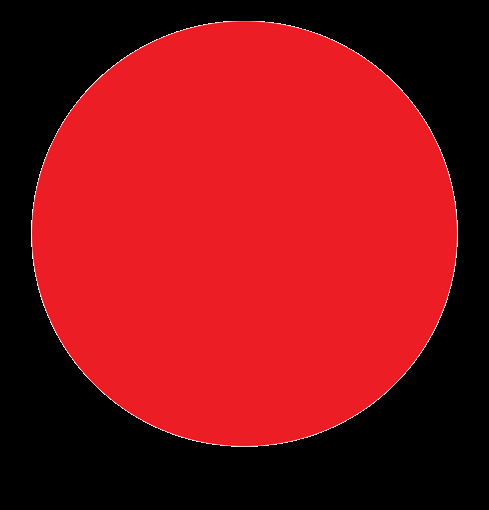
#> input picture images/circle.png, 489 x 510 px
$ python shapein.py
#> lines starting #> are read from the running program, lines starting #| are printed output that depends on the picture; after the words box and inside, x2 and y2 are one past the last pixel; in counts of white or black regions, pixels touching at a corner belong together
import cv2
import numpy as np
import matplotlib.pyplot as plt
from matplotlib.animation import FuncAnimation

def extract_shape(image):

    gray = cv2.cvtColor(image, cv2.COLOR_BGR2GRAY)
    _, threshold = cv2.threshold(gray, 127, 255, cv2.THRESH_BINARY)
    contours, _ = cv2.findContours(threshold, cv2.RETR_EXTERNAL, cv2.CHAIN_APPROX_SIMPLE)

    if len(contours) == 0:
        return None
    largest_contour = max(contours, key=cv2.contourArea)

    epsilon = 0.01 * cv2.arcLength(largest_contour, True)
    approx_shape = cv2.approxPolyDP(largest_contour, epsilon, True)

    shape = np.squeeze(approx_shape)
    return shape

def interpolate_shapes(shape1, shape2, t):
    n1, _ = shape1.shape
    n2, _ = shape2.shape
    if n1 < n2:
        shape1 = np.concatenate([shape1, [shape1[0]]])
    elif n2 < n1:
        shape2 = np.concatenate([shape2, [shape2[0]]])

    interpolated_shape = []

    # linear interpolation vertices
    for vertex1, vertex2 in zip(shape1, shape2):
        interpolated_vertex = (1 - t) * vertex1 + t * vertex2
        interpolated_shape.append(interpolated_vertex)

    return np.array(interpolated_shape)

image1_path = 'images/circle.png'
image2_path = 'images/star.png'

try:
    image1 = cv2.imread(image1_path)
#> image1 is the input picture: shape (510, 489, 3); mean B, G, R 22.1, 17.5, 135.9
    image2 = cv2.imread(image2_path)
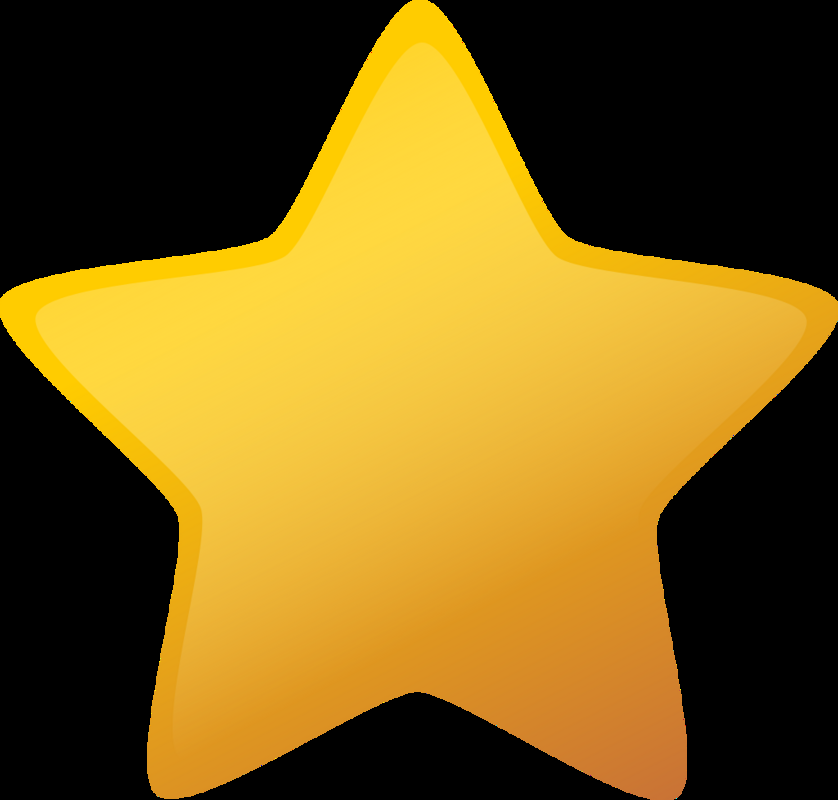
#> input picture images/star.png, 838 x 800 px
#> image2 is the input picture: shape (800, 838, 3); mean B, G, R 24.8, 94, 122.5
except Exception as e:
    print(f"Error reading images: {e}")
    exit(1)

if image1 is None or image2 is None:
    print("Failed to load images.")
    exit(1)

shape1 = extract_shape(image1)
#> in extract_shape, `gray = cv2.cvtColor(image, cv2.COLOR_BGR2GRAY)`:
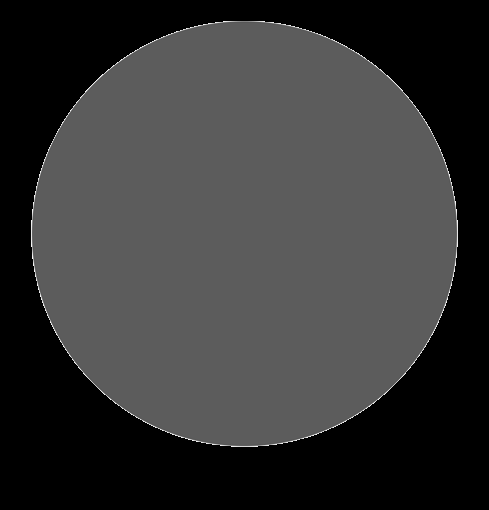
#> gray: shape (510, 489); min 0, max 251, mean 53.4
#> in extract_shape, `_, threshold = cv2.threshold(gray, 127, 255, cv2.THRESH_BINARY)`:
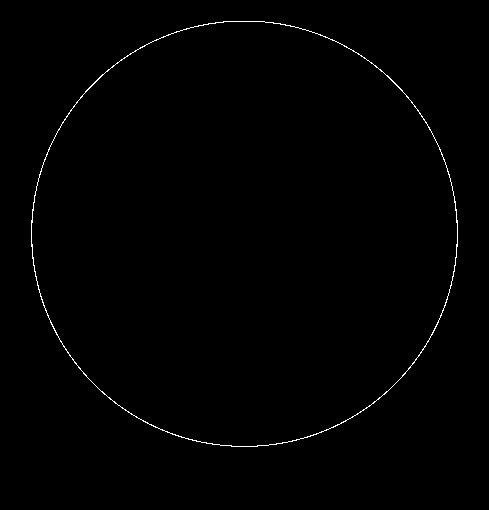
#> threshold: shape (510, 489); 0.58% white in thin lines or dots, all inside (x1, y1, x2, y2) = (31, 21, 458, 447)
#> in extract_shape, `contours, _ = cv2.findContours(threshold, cv2.RETR_EXTERNAL, cv2.CHAIN..`: contours = 1 contour; box (x1, y1, x2, y2) and area: (31, 21, 458, 447) 142370
#> in extract_shape, `largest_contour = max(contours, key=cv2.contourArea)`: largest_contour = contour of 604 points, box (x1, y1, x2, y2) (31, 21, 458, 447), area 142370
#> in extract_shape, `epsilon = 0.01 * cv2.arcLength(largest_contour, True)`: epsilon = 14.1
#> in extract_shape, `approx_shape = cv2.approxPolyDP(largest_contour, epsilon, True)`: approx_shape = contour of 16 points, box (x1, y1, x2, y2) (32, 21, 457, 446), area 139226
#> in extract_shape, `shape = np.squeeze(approx_shape)`: shape = 16 rows, first 8: [223, 21], [140, 47], [80, 97], [39, 174], [32, 258], [60, 341], [115, 403], [188, 439]
#> shape1 has the same summary as shape in extract_shape
shape2 = extract_shape(image2)
#> in extract_shape (call 2), `gray = cv2.cvtColor(image, cv2.COLOR_BGR2GRAY)`:
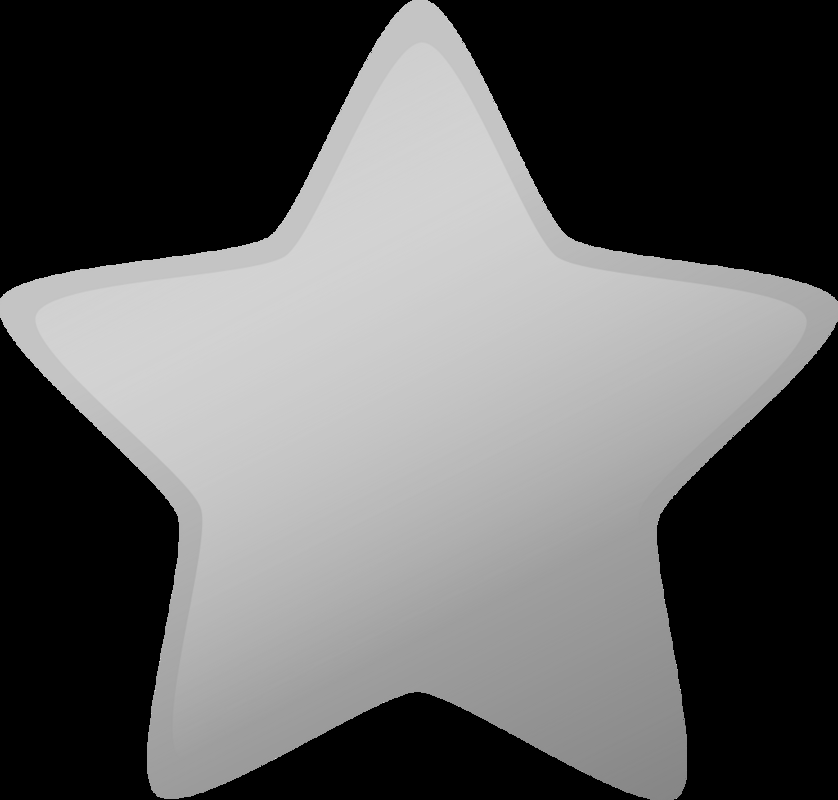
#> gray: shape (800, 838); min 0, max 226, mean 94.6
#> in extract_shape (call 2), `_, threshold = cv2.threshold(gray, 127, 255, cv2.THRESH_BINARY)`:
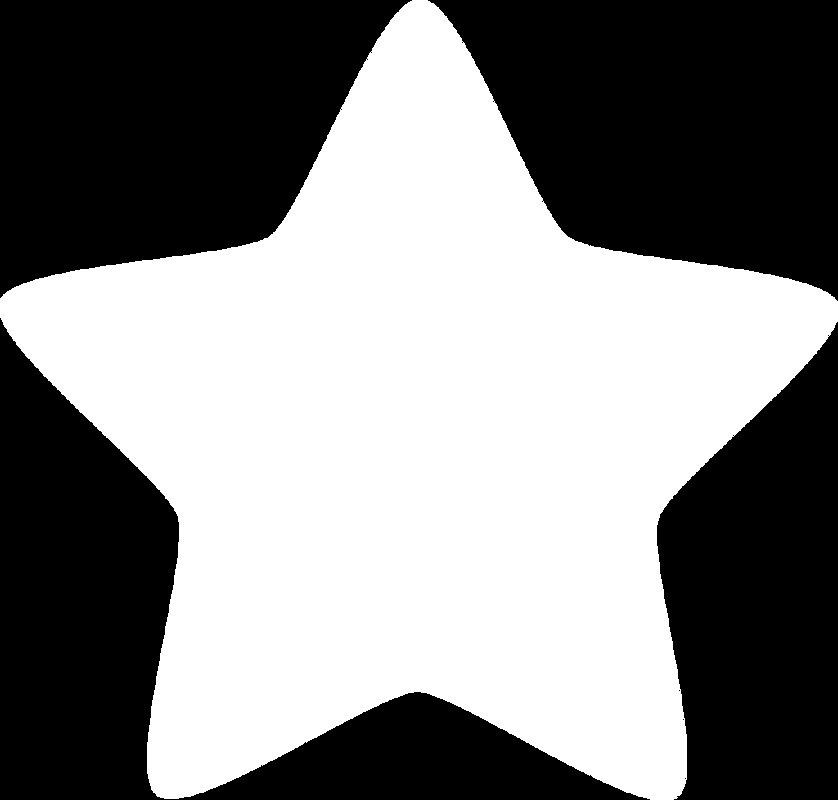
#> threshold: shape (800, 838); 51.4% white; 7 black regions (3 under 20 px)
#> in extract_shape (call 2), `contours, _ = cv2.findContours(threshold, cv2.RETR_EXTERNAL, cv2.CHAIN..`: contours = 1 contour; box (x1, y1, x2, y2) and area: (0, 0, 838, 800) 343072
#> in extract_shape (call 2), `largest_contour = max(contours, key=cv2.contourArea)`: largest_contour = contour of 1315 points, box (x1, y1, x2, y2) (0, 0, 838, 800), area 343072
#> in extract_shape (call 2), `epsilon = 0.01 * cv2.arcLength(largest_contour, True)`: epsilon = 30.27
#> in extract_shape (call 2), `approx_shape = cv2.approxPolyDP(largest_contour, epsilon, True)`: approx_shape = contour of 10 points, box (x1, y1, x2, y2) (0, 0, 838, 800), area 326060
#> in extract_shape (call 2), `shape = np.squeeze(approx_shape)`: shape = [[412, 0], [267, 238], [0, 298], [178, 516], [151, 789], [420, 691], [673, 799], [659, 514], [837, 301], [568, 237]]
#> shape2 has the same summary as shape in extract_shape

if shape1 is None or shape2 is None:
    print("Failed to extract shapes.")
    exit(1)

num_frames = 10

fig, ax = plt.subplots()

def update(frame):
    ax.cla()

    t = frame / num_frames
    interpolated_shape = interpolate_shapes(shape1, shape2, t)
#> in interpolate_shapes, `shape2 = np.concatenate([shape2, [shape2[0]]])`: shape2 = [[412, 0], [267, 238], [0, 298], [178, 516], [151, 789], [420, 691], [673, 799], [659, 514], [837, 301], [568, 237], [412, 0]]
#> the loop in interpolate_shapes, `for vertex1, vertex2 in zip(shape1, shape2):` made 11 passes
#> (vertex2, interpolated_vertex) on passes 1 to 11: ([412, 0], [223, 21]), ([267, 238], [140, 47]), ([0, 298], [80, 97]), ([178, 516], [39, 174]), ([151, 789], [32, 258]), ([420, 691], [60, 341]), ([673, 799], [115, 403]), ([659, 514], [188, 439]), ([837, 301], [268, 445]), ([568, 237], [345, 421]), ([412, 0], [414, 362])
#> after the loop in interpolate_shapes, `for vertex1, vertex2 in zip(shape1, shape2):`: interpolated_shape = [[223, 21], [140, 47], [80, 97], [39, 174], [32, 258], [60, 341], [115, 403], [188, 439], [268, 445], [345, 421], [414, 362]]

    ax.plot(interpolated_shape[:, 0], interpolated_shape[:, 1], 'b-')
    ax.fill(interpolated_shape[:, 0], interpolated_shape[:, 1], 'b', alpha=0.3)

    ax.plot(shape1[:, 0], shape1[:, 1], 'r-')
    ax.plot(shape2[:, 0], shape2[:, 1], 'g-')

    ax.axis('equal')
    ax.set_title(f'Interpolation at t = {t:.2f}')

animation = FuncAnimation(fig, update, frames=num_frames + 1, interval=200)

animation.save('shape_interpolation.gif', writer='pillow')
#> the loop in interpolate_shapes (call 2), `for vertex1, vertex2 in zip(shape1, shape2):` made 11 passes
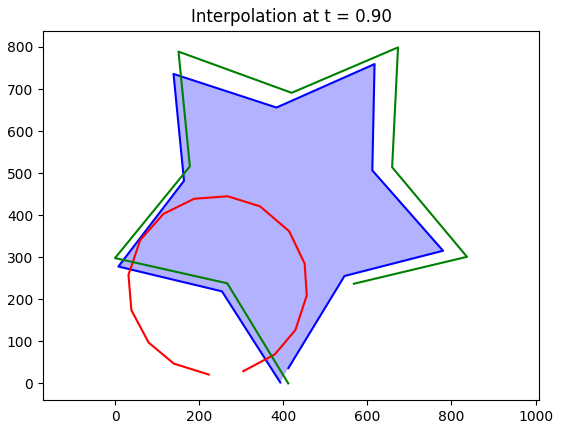
#> figure drawn by matplotlib, 1 panel
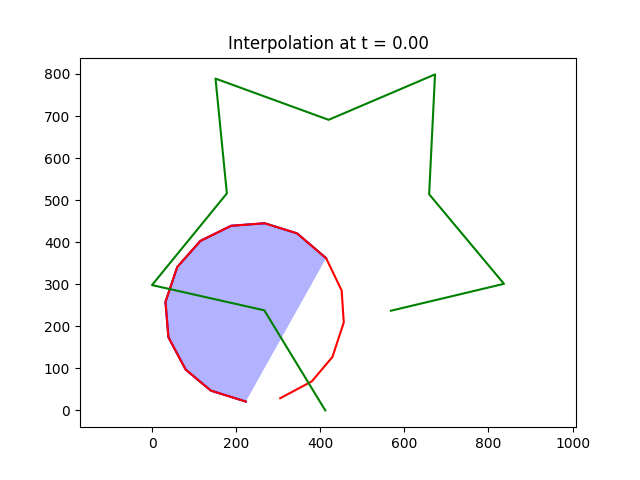
#> saved as shape_interpolation.gif: PIL image 640x480 RGBA; mean R, G, B, A 245.4, 245.4, 249, 255

plt.show()
